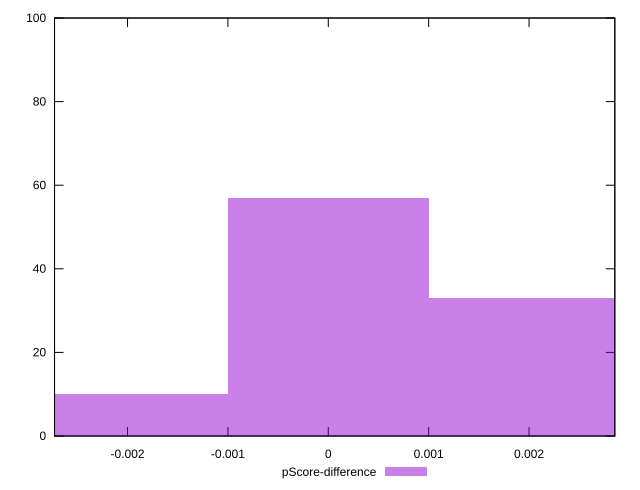

Recreate this plot in gnuplot.
reset

$pScoreDifference <<EOF
-0.0020024815747477437 10
0 57
0.0020024815747477437 33
EOF

set key outside below
set boxwidth 0.0020024815747477437
set xrange [-0.0027273061095962614:0.002854737812958974]
set yrange [0:100]
set trange [0:100]
set style fill transparent solid 0.5 noborder
set terminal svg size 640, 490 enhanced background rgb 'white'
set output "report_00026_2021-02-22T21:38:55.199Z/first-contentful-paint/samples/pages+cached+noadtech/pScore-difference/histogram.svg"

plot $pScoreDifference title "pScore-difference" with boxes

reset
